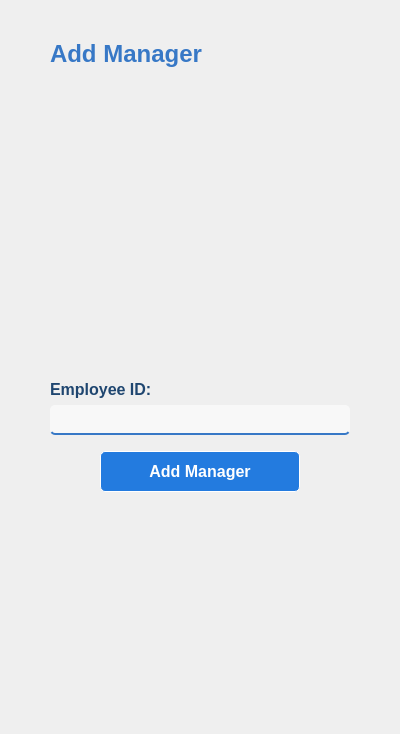
            <widget class="QWidget" name="addManager">
             <property name="styleSheet">
              <string notr="true">#addManager {
	background-color: transparent;
}

#addManagerLabel {
	color: rgb(55, 120, 198);
}

#empID_2 {
	color: rgb(31, 70, 112);
}

#addManagerLE {
	border-top: none;
	border-left: none;
	border-right: none;
	border-bottom: 2px solid rgb(55, 120, 198);
	border-radius: 5px;
	padding: 3px;
	background-color: rgba(255, 255, 255, 150);
	color: rgb(31, 70, 112);
}

#addManagerButton {
	margin: 10px 50px 10px 50px;
	padding: 10px;
	background-color: rgb(35, 123, 223);
	border: 1px solid white;
	border-radius: 5px;
	color: white;
}

#addManagerButton:hover {
	background-color: qlineargradient(spread:pad, x1:0.5, y1:1, x2:0.5, y2:0, stop:0 rgba(0, 83, 178, 255), stop:0.567164 rgba(56, 144, 244, 255));
}</string>
             </property>
             <layout class="QVBoxLayout" name="verticalLayout_10">
              <property name="leftMargin">
               <number>50</number>
              </property>
              <property name="topMargin">
               <number>40</number>
              </property>
              <property name="rightMargin">
               <number>50</number>
              </property>
              <item>
               <widget class="QLabel" name="addManagerLabel">
                <property name="font">
                 <font>
                  <family>Segoe UI</family>
                  <pointsize>18</pointsize>
                  <weight>75</weight>
                  <bold>true</bold>
                 </font>
                </property>
                <property name="text">
                 <string>Add Manager</string>
                </property>
               </widget>
              </item>
              <item>
               <widget class="QLabel" name="picLabel_2">
                <property name="minimumSize">
                 <size>
                  <width>300</width>
                  <height>300</height>
                 </size>
                </property>
                <property name="maximumSize">
                 <size>
                  <width>300</width>
                  <height>300</height>
                 </size>
                </property>
                <property name="sizeIncrement">
                 <size>
                  <width>0</width>
                  <height>0</height>
                 </size>
                </property>
                <property name="baseSize">
                 <size>
                  <width>0</width>
                  <height>0</height>
                 </size>
                </property>
                <property name="autoFillBackground">
                 <bool>false</bool>
                </property>
                <property name="text">
                 <string/>
                </property>
                <property name="pixmap">
                 <pixmap>icons/edit.png</pixmap>
                </property>
                <property name="scaledContents">
                 <bool>true</bool>
                </property>
               </widget>
              </item>
              <item>
               <widget class="QLabel" name="empID_2">
                <property name="font">
                 <font>
                  <family>Segoe UI</family>
                  <pointsize>12</pointsize>
                  <weight>75</weight>
                  <bold>true</bold>
                 </font>
                </property>
                <property name="text">
                 <string>Employee ID:</string>
                </property>
               </widget>
              </item>
              <item>
               <widget class="QLineEdit" name="addManagerLE">
                <property name="minimumSize">
                 <size>
                  <width>0</width>
                  <height>30</height>
                 </size>
                </property>
                <property name="font">
                 <font>
                  <family>Segoe UI</family>
                  <pointsize>12</pointsize>
                 </font>
                </property>
               </widget>
              </item>
              <item>
               <widget class="QPushButton" name="addManagerButton">
                <property name="font">
                 <font>
                  <family>Segoe UI</family>
                  <pointsize>12</pointsize>
                  <weight>75</weight>
                  <bold>true</bold>
                 </font>
                </property>
                <property name="text">
                 <string>Add Manager</string>
                </property>
               </widget>
              </item>
              <item>
               <spacer name="verticalSpacer_3">
                <property name="orientation">
                 <enum>Qt::Vertical</enum>
                </property>
                <property name="sizeHint" stdset="0">
                 <size>
                  <width>20</width>
                  <height>221</height>
                 </size>
                </property>
               </spacer>
              </item>
             </layout>
            </widget>
